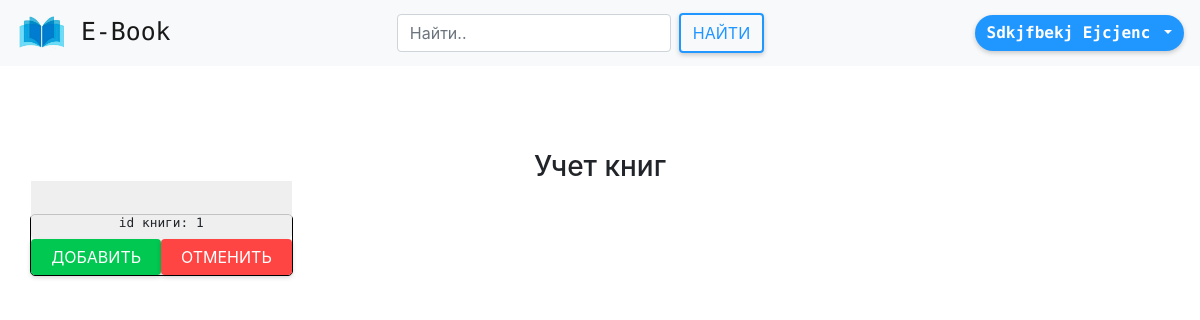
The page /managingbookslibr (signed in) on the database as committed earlier.
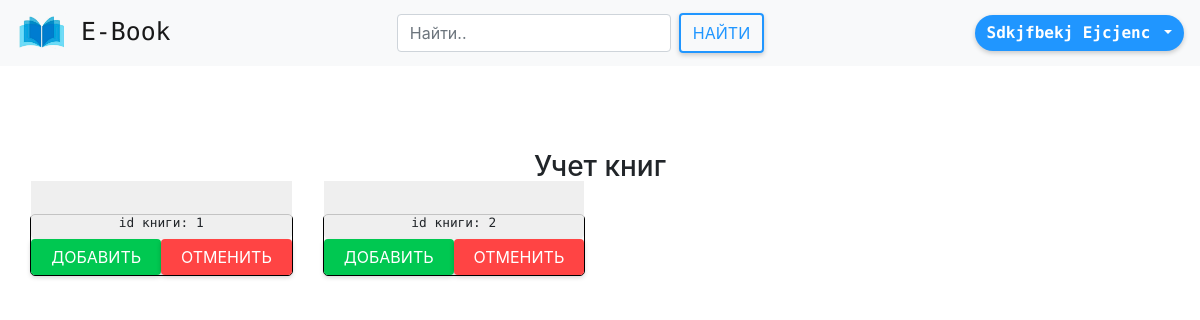
The same page on the database as committed later.
### ebook/models.py (models this page shows, shortened)
class userbook(models.Model):
    CHOICES = (
        ('True', 'Подтверждено библиотекарем'),
        ('False', 'В обработке'),
        ('Refused', 'Отказано')
    )
    user = models.OneToOneField(User, on_delete=models.CASCADE, null=True,
                                default='',
                                verbose_name="Связь с таблицей пользователей")
    book = models.OneToOneField(book_inf, on_delete=models.CASCADE, null=True,
                                default='',
                                verbose_name="Связь с таблицей книг")
    status = models.CharField("Статуc", choices=CHOICES, default='False',
                              max_length=30)
    reqestdate = models.DateField("Дата добавления", default=timezone.now)
    getdate = models.DateField(default=timezone.now)
    enddate = models.DateField(default=timezone.now)

### ebook/views.py (the view)
# urls.py: path('managingbookslibr', views.managingbookslibr,
def managingbookslibr(request):
    books = userbook.objects.filter(status="False")
    return render(request, 'managingbookslibr.html', {'books': books})

### ebook/templates/managingbookslibr.html (shortened to what this page needs)
{% extends 'base.html' %}
{% load static %}
{% block links %}
    <link rel="stylesheet" href="{% static 'css/managingbookslibr.css' %}">
{% endblock links %}
{% block content %}
    <div class="main">
        <h3 style="text-align: center">Учет книг</h3>
        <div class="allbooks">
            <div class="row">
                {% for bookItem in books  %}
                    <div class="col-12 col-md-6 col-lg-4 col-xl-3 bookbox">
                        <div class="book">
                            <div class="bookImg">
                                <div class="bookDiscrp">
                                    <small>{{ bookItem.author }}</small> <br/>
                                    <small>id книги: {{ bookItem.id }}</small>
                                </div>
                            </div>
                            <div class="row" style="padding: 0px 15px">
                                <a href="confirmaddbooktouser?bookid={{bookItem.id}}&userid={{bookItem.user.id}}" class="btn btn-almbb-small btn-almbb-success col-12 col-lg-6">Добавить</a>
                                <a href="canceladdbooktouser?bookid={{bookItem.id}}&userid={{bookItem.user.id}}" class="btn btn-almbb-small btn-almbb-danger col-12 col-lg-6">Отменить</a>
                            </div>
                         </div>
                    </div>
                {% endfor %}
            </div>
        </div>
    </div>
{% endblock content %}

### ebook/templates/base.html (shortened to what this page needs)
<!DOCTYPE html>
<html lang="ru">
{% load static %}
<head>
    <link rel="stylesheet" href="https://stackpath.bootstrapcdn.com/bootstrap/4.5.0/css/bootstrap.min.css"
>
    <link rel="stylesheet" href="{% static 'libs/almbb/almbb.css' %}">
    <link rel="stylesheet" href="{% static 'css/base.css' %}">
    {% block links %}
    {% endblock links %}
</head>
<body>
    <nav class="navbar navbar-expand-lg navbar-light bg-light fixed-top">
        <a class="navbar-brand logo" href="/">
            <img src="{% static 'images/logo.png' %}" width="50" height="40"
                 class="d-inline-block align-top" alt=""
                loading="lazy">
            E-Book
        </a>
        <div class="collapse navbar-collapse" id="navbarSupportedContent">
            <form class="form-inline my-2 my-lg-0 ml-auto mr-auto">
                <input class="form-control mr-sm-2" type="search" placeholder="Найти.." aria-label="Search">
                <button class="btn btn-outline-blue btn-almbb-small my-2 my-sm-0" type="submit">Найти</button>
            </form>
            {% if user.is_authenticated %}
            <div class="dropdown person_menu dropdown-menu-right">
                <button class="btn btn-rounded-blue dropdown-toggle user btn-almbb-small userprbtn" type="button"
                    id="dropdownMenuButton" data-toggle="dropdown" aria-haspopup="true" aria-expanded="false">
                    {{ user.first_name }} {{ user.last_name }}
                </button>
            </div>
            {% else %}
                <a type="button" class="btn btn-rounded-blue btn-almbb-small userprbtn" href="/login">Войти</a>
            {% endif %}
        </div>
    </nav>
        {% block content %}
        {% endblock content %}
</body>
</html>

### ebook/static/css/base.css (style rules this page uses)
.logo { font-family: 'PT Mono', monospace; font-size: 1.55em; }
html, body { min-height: 100vh; }
.userprbtn { font-family: 'PT Mono', monospace; min-width: 190px; text-transform: capitalize; font-weight: bold; }

### ebook/static/css/managingbookslibr.css (style rules this page uses)
.main { padding-top: 150px !important; padding: 0px 30px; min-height: 100vh; }
.allbooks { margin-top: 30px; margin-bottom: 50px; }
.book { border: 1px solid black; max-height: 400px; min-height: 100%; border-radius: 5px; }
.bookImg { z-index: 1; position: relative; border-radius: 5px; }
.bookDiscrp { position: absolute; z-index: 2; background-color: rgba(236, 236, 236, 0.829); bottom: 0px; width: 100%; left: 0; border-bottom-left-radius: 5px; border-bottom-right-radius: 5px; text-align: center; font-family: 'PT Mono', monospace; padding: 5px 2px; }
.bookbox { margin-bottom: 5em; }

Rows that differ between the two databases and show on the page:
added userbook: id "2"
